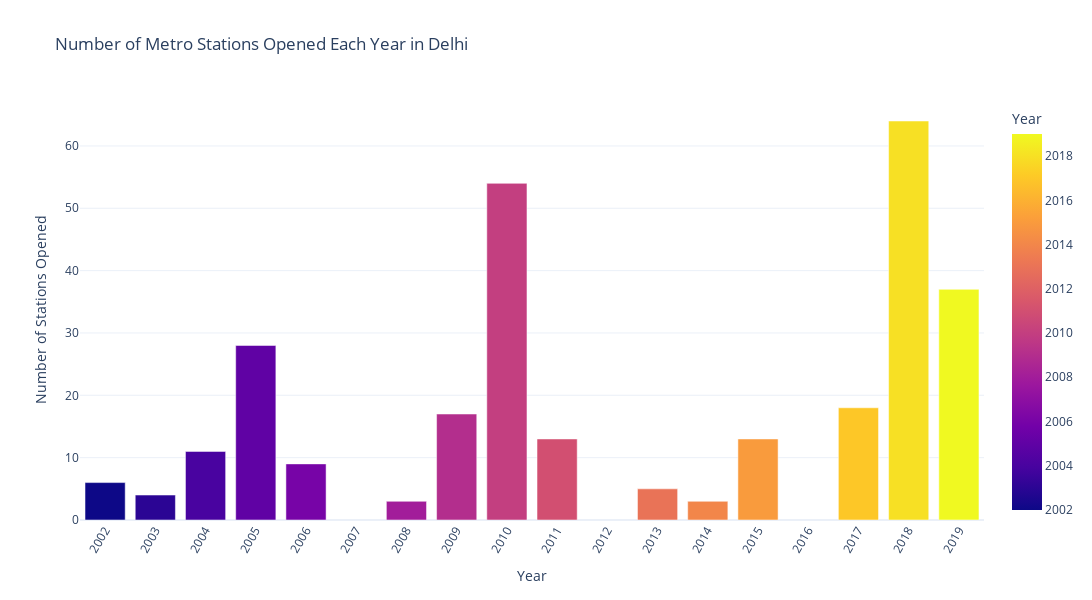

The notebook cell this image was saved under:
### Code cell
fig = px.bar(station_per_year_df,x='Year',y='Number of Stations',
             title="Number of Metro Stations Opened Each Year in Delhi",
             labels={'Number of Stations':'Number of Stations Opened'},
             text_auto = False,
             color='Year'
             )

fig.update_layout(xaxis_tickangle = -60,xaxis = dict(tickmode='linear'))
fig.update_layout(width=1400,height=600)


fig.show()

### Figure 1 — Plotly figure (JSON) as saved in the notebook; plotly's stock layout.template omitted (floating-point values rounded to 4 significant figures)
{"data": [{"alignmentgroup": "True", "hovertemplate": "Year=%{marker.color}<br>Number of Stations Opened=%{y}<extra></extra>", "legendgroup": "", "marker": {"color": [2002, 2003, 2004, 2005, 2006, 2008, 2009, 2010, 2011, 2013, 2014, 2015, 2017, 2018, 2019], "coloraxis": "coloraxis", "pattern": {"shape": ""}}, "name": "", "offsetgroup": "", "orientation": "v", "showlegend": false, "textposition": "auto", "type": "bar", "x": [2002, 2003, 2004, 2005, 2006, 2008, 2009, 2010, 2011, 2013, 2014, 2015, 2017, 2018, 2019], "xaxis": "x", "y": [6, 4, 11, 28, 9, 3, 17, 54, 13, 5, 3, 13, 18, 64, 37], "yaxis": "y"}], "layout": {"barmode": "relative", "coloraxis": {"colorbar": {"title": {"text": "Year"}}, "colorscale": [[0, "#0d0887"], [0.1111, "#46039f"], [0.2222, "#7201a8"], [0.3333, "#9c179e"], [0.4444, "#bd3786"], [0.5556, "#d8576b"], [0.6667, "#ed7953"], [0.7778, "#fb9f3a"], [0.8889, "#fdca26"], [1, "#f0f921"]]}, "height": 600, "legend": {"tracegroupgap": 0}, "title": {"text": "Number of Metro Stations Opened Each Year in Delhi"}, "width": 1400, "xaxis": {"anchor": "y", "domain": [0, 1], "tickangle": -60, "tickmode": "linear", "title": {"text": "Year"}}, "yaxis": {"anchor": "x", "domain": [0, 1], "title": {"text": "Number of Stations Opened"}}}}
